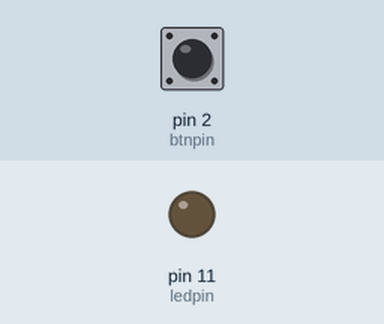
Bench run of a sketch on a simulated Arduino Uno, built with avr-gcc and run on an emulated ATmega328P. On the bench: output pins drawn as LEDs (lit = HIGH). The inputs (shaded band) are chosen by the test bench; at power-on: pin 2 (btnpin) HIGH.

Above: at 1.2 s.
1.3 s: pin 2 (btnpin) pulled LOW for 0.15 s
At 2.5 s:
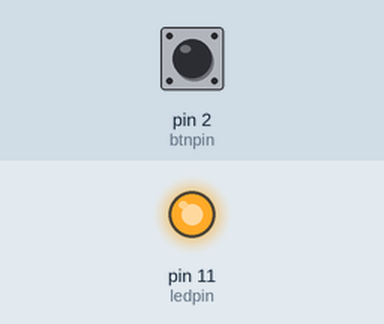
2.9 s: pin 2 (btnpin) pulled LOW for 1 s
At 3.9 s:
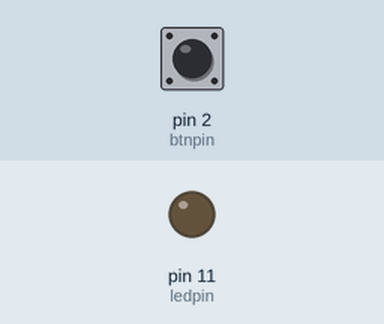
5.4 s: pin 2 (btnpin) pulled LOW for 3.2 s
At 5.8 s:
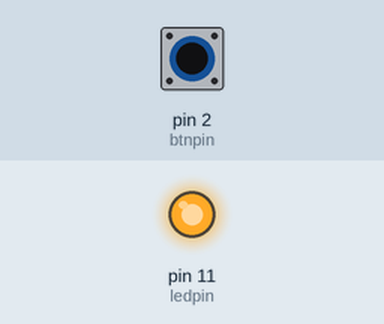
Timing chart, 0 to 8.4 s (numbered marks = the images above; inputs shaded):
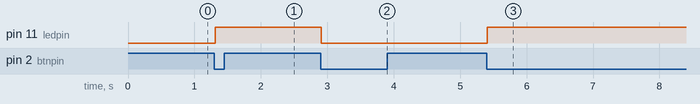

Measured:
- after the input at 1.3 s, pin 11 (ledpin): LOW → HIGH at once
- after the input at 2.9 s, pin 11 (ledpin): HIGH → LOW at once
- after the input at 5.4 s, pin 11 (ledpin): LOW → HIGH at once

The sketch:

_03_btnAndLed02.ino
```cpp
/***********************************************************
File name: 03_btnAndLed02.ino
Description: Using interrupt mode, every time you press the
             button, LED status is switched(ON->OFF，OFF->ON).
Website: www.adeept.com
E-mail: support@adeept.com
Author: Tom
Date: 2015/05/02
***********************************************************/

int ledpin=11;            //definition digital 11 pins as pin to control the LED
int btnpin=2;             //Set the digital 2 to button interface
volatile int state = LOW; //Defined output status LED Interface

void setup()
{
  pinMode(ledpin, OUTPUT);                  //Set digital 11 port mode, the OUTPUT for the output
  attachInterrupt(0, stateChange, FALLING); //Monitoring Interrupt 0 (Digital PIN 2) changes in the input pins FALLING
}
void loop()
{
  digitalWrite(ledpin, state);              //Output control status LED, ON or OFF
}
void stateChange()                          //Interrupt function
{
  if(digitalRead(btnpin)==LOW)              //Detection button interface to low
  {

      delayMicroseconds(10000);             //Delay 10ms for the elimination of key leading-edge jitter
      if(digitalRead(btnpin)==LOW)          //Confirm button is pressed
      {
          state = !state;                   //Negate operation, each time you run the program here, state the HGIH becomes LOW, or the state becomes the LOW HGIH.
      }
   }
}
```
